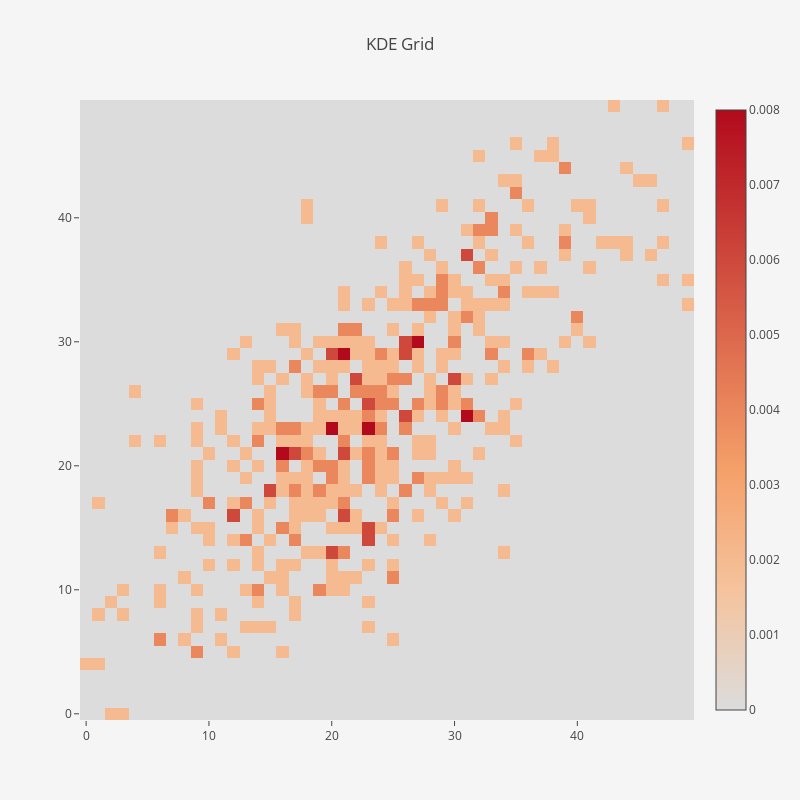

This figure's notebook cell:
### Markdown cell above
## Histogramming Data as Density Estimate

### Code cell
nbins=50
hist, edges = np.histogramdd(X_train, bins=nbins)
hist_densities = (hist/n_samples)

hist_hm = go.Heatmap(
    z=hist_densities,
    colorscale = 'Reds'
)

layout = go.Layout(
    title="KDE Grid",
    autosize=False,
    width=800,
    height=800,
    paper_bgcolor='#F5F5F5'
)

fig = go.Figure(data=[hist_hm], layout=layout)

iplot(fig)

### Figure 1 — Plotly figure (JSON) as saved in the notebook; plotly's stock layout.template omitted (floating-point values rounded to 4 significant figures; data arrays with more than 128 entries replaced by an {"elided": "..."} marker saying what was removed)
{"data": [{"colorscale": "Reds", "type": "heatmap", "uid": "2f30f003-bc02-4878-b123-5d0863b3d55e", "z": {"elided": "50x50 float values"}}], "layout": {"autosize": false, "height": 800, "paper_bgcolor": "#F5F5F5", "title": {"text": "KDE Grid"}, "width": 800, "xaxis": {"autorange": true, "range": [-0.5, 49.5]}, "yaxis": {"autorange": true, "range": [-0.5, 49.5]}}}
